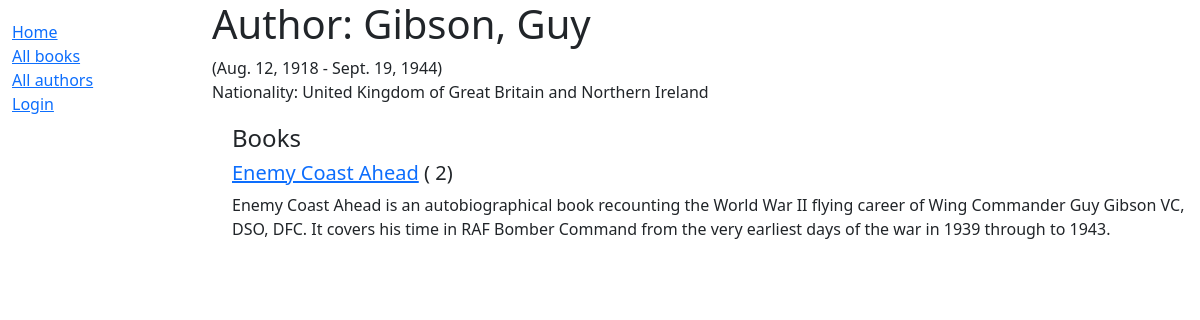
Page /catalog/author/8 on the earlier database version.
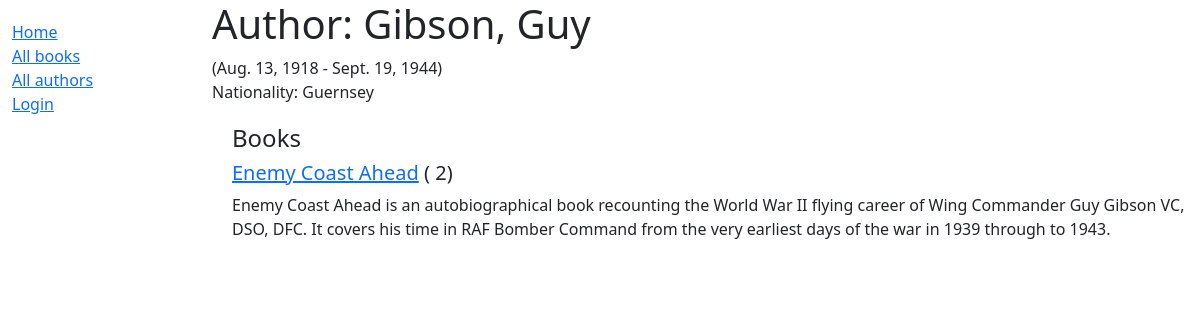
Same page on the later database version.
### catalog/models.py (models this page shows, shortened)
class Author(models.Model):
    first_name = models.CharField(max_length=100)
    last_name = models.CharField(max_length=100)
    country = models.ForeignKey(Country, on_delete=models.SET_NULL, null=True, blank=True, help_text='Select the country of the author')
    date_of_birth = models.DateField(null=True, blank=True)
    date_of_death = models.DateField('died', null=True, blank=True)
    class Meta:
        ordering = ['last_name', 'first_name']

class Country(models.Model):
    name = models.CharField(max_length=100, unique=True)
    code = models.CharField(max_length=3, unique=True, help_text='ISO 3166-1 alpha-3 country code')
    def __str__(self):
        return self.name

### catalog/views.py (the view)
# urls.py: path('author/<int:pk>', views.AuthorDetailView.as_view(), name='author-detail')
class AuthorDetailView(generic.DetailView):
    model = Author

### catalog/templates/catalog/author_detail.html (shortened to what this page needs)
{% extends "base_generic.html" %}
{% block content %}
<h1>Author: {{ author.last_name }}, {{ author.first_name }} </h1>
<p>
    ({{ author.date_of_birth }} - {{ author.date_of_death}})<br>
    {% if author.country %} Nationality: {{ author.country }} {% endif %}
</p>
<div style="margin-left: 20px; margin-top:20px">
    <h4>Books</h4>
    {% for book in author.book_set.all %}
    <div>
        <h5><a href='{% url 'book-detail' book.id %}'>{{ book.title }}</a> <span>( {{ book.bookinstance_set.count }})</span></h5>
        <p>{{ book.summary }}</p>
    </div>
    {% empty %}
    <p>No book found by this author</p>
    {% endfor %}
</div>
{% endblock %}
{% block sidebar %}
{{ block.super }}
{% endblock sidebar %}

Differences in the rows shown:
changed Author: date_of_birth "Aug. 12, 1918" → "Aug. 13, 1918"; country "United Kingdom of Great Britain and Northern Ireland" → "Guernsey"
